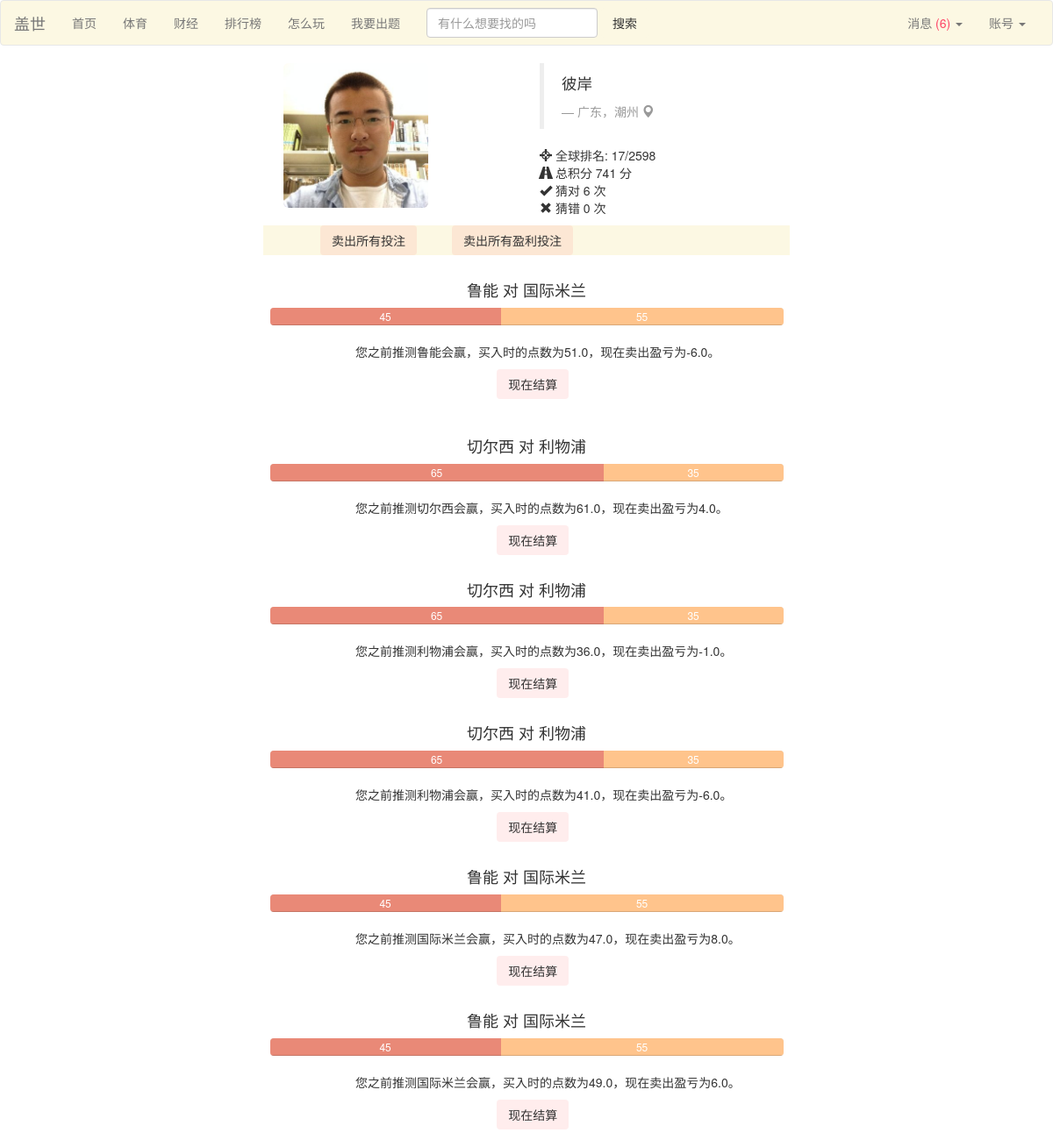
Screenshot of /profile (signed in) with the database file from the repository.
### Guess/models.py (models this page shows, shortened)
class Person(models.Model):
	user = models.OneToOneField(User)
	point = models.IntegerField(default=1000)
	expertise = models.TextField(default='N/A')
	win = models.IntegerField(default=0)
	lose = models.IntegerField(default=0)
	game = models.IntegerField(default=0)
	point_per_game = models.FloatField(default=0.0)
	index = models.IntegerField(default=0)
	rank = models.IntegerField(default=0)
	class Meta:
		ordering = ('point','point_per_game',)

class Betting(models.Model):
	better = models.ForeignKey(Person)
	game = models.ForeignKey(Game)
	side = models.BooleanField()  # True means home wins and vice versa
	num = models.IntegerField(default=1)
	outcome = models.BooleanField(default=False)
	price_at_buy = models.FloatField()
	price_at_sell = models.FloatField()
	cleared = models.BooleanField(default=False)  # cleared means the result of the betting has been updated to the person profile

class Game(models.Model):
	index = models.IntegerField()
	headline = models.TextField()
	begin = models.DateTimeField(auto_now_add=True)
	expire = models.DateTimeField()
	name_home = models.CharField(max_length=30)
	price_home = models.IntegerField(default=50)
	num_home = models.IntegerField(default=0)
	name_away = models.CharField(max_length=30)
	price_away = models.IntegerField(default=50)
	num_away = models.IntegerField(default=0)
	outcome = models.BooleanField(default=False)   # True means home wins and vice versa
	ended = models.BooleanField(default=False)
	event = models.IntegerField()
	is_primary = models.IntegerField(default=0)
	game_type = models.CharField(max_length=50)
	class Meta:
		ordering = ('expire',)

### Guess/views.py (the view)
# urls.py: url(r'^profile$', 'Guess.views.profile', name='profile'),
def profile(request):
	if not request.user.is_authenticated():
		return redirect(reverse('login'))
	person = Person.objects.get(user=request.user)
	bets = []
	for b in Betting.objects.filter(better=person, cleared=False):
		if not b.game.ended:
			bets.append(b)
		else:
			b.clear()
	if request.method == 'POST':
		if 'marked_all_as_read' in request.POST:
			marked_all_as_read(person)
		if 'sell_all' in request.POST:
			for b in bets:
				b.clear()
				Message.objects.create(owner=person, betting=b, verbal='cleared'+b.game.headline)
		elif 'sell_win_bets' in request.POST:
			for b in bets:
				if b.side and b.game.price_home > b.price_at_buy:
					b.clear()
					Message.objects.create(owner=person, betting=b, verbal='cleared'+b.game.headline)
				elif (not b.side) and b.game.price_away > b.price_at_buy:
					b.clear()
					Message.objects.create(owner=person, betting=b, verbal='cleared'+b.game.headline)
		else:
			for b in bets:
				if str(b.pk) in request.POST:
					b.clear()
					Message.objects.create(owner=person, betting=b, verbal='cleared'+b.game.headline)
					break
		return redirect(reverse('profile'))
	else:
		person = Person.objects.get(user=request.user)
		para = {}
		para['person'] = person
		para['bets'] = bets
		para = encap_para(para, person)
		return render(request,'profile.html', para)

### Guess/templatetags/profile_tag.py (called while the page is built)
@register.simple_tag()
def sub(value1, value2):
	return value1-value2

### Guess/views.py (called while the page is built)
def find_unread(person):
	return Message.objects.filter(owner=person, read=False)

def encap_para(para,person):
	messages = find_unread(person)
	para['unread'] = len(messages)
	para['messages'] = messages
	return para

### Guess/templates/profile.html (shortened to what this page needs)
{% load bootstrap3 %}
{% load profile_tag %}
{% include "nav_bar.html" %}
<div class="container">
    <div class="row">
        <div class="col-sm-2 col-md-2 col-md-offset-3">
            <img src="/static/images/me.jpg"
            alt="" class="img-rounded img-responsive" />
        </div>
        <div class="col-sm-4 col-md-4 col-md-offset-1">
            <blockquote>
                <p>彼岸</p> <small><cite title="Source Title">广东，潮州  <i class="glyphicon glyphicon-map-marker"></i></cite></small>
            </blockquote>
            <p> <i class="glyphicon glyphicon-screenshot"></i> 全球排名: 17/2598
                <br /> <i class="glyphicon glyphicon-road"></i> 总积分 {{ person.point }} 分
                <br /> <i class="glyphicon glyphicon-ok"></i> 猜对 {{ person.win }} 次
                <br /> <i class="glyphicon glyphicon-remove"></i> 猜错 {{ person.lose }} 次</p>
        </div>
    </div>
</div>
<form method="POST">
<div class="container col-md-6 col-md-offset-3">
    <div class = "row well-frame-c spacer">
        <div class="col-md-1 col-md-offset-1"><input class="btn button-clear" type="submit" value="卖出所有投注" name="sell_all" onclick="on_sell_all(event)"/></div>
        <div class="col-md-1 col-md-offset-2"><input class="btn button-clear" type="submit" value="卖出所有盈利投注" name="sell_win_bets" onclick="on_submit(event)"/></div>
     </div>
</div>
{% for b in bets %}
<div class = "row">
    <div class="col-md-6 col-md-offset-3">
        {% if b.game.game_type == "体育" %}
        <h4 class="text-center">{{ b.game.name_home }} 对 {{ b.game.name_away }}</h4>
        {% elif b.game.game_type == "财经" %}
        <h4 class="text-center">{{ b.game.headline }}{{ b.game.name_home }} 还是 {{ b.game.name_away }} ？</h4>
        {% endif %}
        <div class="progress">
            <div class="progress-bar progress-bar-c1" style="width: {{ b.game.price_home }}%">{{ b.game.price_home }}</div>
            <div class="progress-bar progress-bar-c2" style="width: {{ b.game.price_away }}%">{{ b.game.price_away }}</div>
        </div>
        <div class="col-md-offset-2">
        {% if b.game.is_primary and b.game.game_type == "体育" %}
            {% if b.side %}
                <div><p>您之前推测{{ b.game.name_home }}会赢，买入时的点数为{{ b.price_at_buy }}，现在卖出盈亏为{% sub b.game.price_home b.price_at_buy %}。</p></div>
            {% else %}
                <div><p>您之前推测{{ b.game.name_away }}会赢，买入时的点数为{{ b.price_at_buy }}，现在卖出盈亏为{% sub b.game.price_away b.price_at_buy %}。</p></div>
            {% endif %}
        {% elif b.game.game_type == "体育" %}
            {% if b.side %}
                <div><p>您之前认为“{{ b.game.headline }}”，买入时的点数为{{ b.price_at_buy }}，现在卖出盈亏为{% sub b.game.price_home b.price_at_buy %}。</p></div>
            {% else %}
                <div><p>您之前不认为“{{ b.game.headline }}”，买入时的点数为{{ b.price_at_buy }}，现在卖出盈亏为{% sub b.game.price_away b.price_at_buy %}。</p></div>
            {% endif %}
        {% elif b.game.game_type == "财经" %}
            {% if b.side %}
                <div><p>您之前认为“{{ b.game.name_home }}”，买入时的点数为{{ b.price_at_buy }}，现在卖出盈亏为{% sub b.game.price_home b.price_at_buy %}。</p></div>
            {% else %}
                <div><p>您之前认为“{{ b.game.name_away }}”，买入时的点数为{{ b.price_at_buy }}，现在卖出盈亏为{% sub b.game.price_away b.price_at_buy %}。</p></div>
            {% endif %}
        {% endif %}
        </div>
            <div class="col-md-1 col-md-offset-5 spacer"><input class="btn button-clear" type="submit" value="现在结算" name="{{ b.pk }}" onclick="on_submit(event)"/></div>
        </div>
</div>
</form>
{% endfor %}

### Guess/templates/profile.html (style rules this page uses)
.spacer { margin-bottom: 20px; }
.progress-bar-c1 { background: rgba(233, 137,119 , 1); }
.progress-bar-c2 { background: rgba(255,196,140,1); }
.button-clear { background: rgba(255,78,80,0.1); }
.well-frame-c { background: rgba(252,248,227,1); }

### rows the page displays
Person: point "741", win "6", lose "0"
Betting: game.name_home "鲁能", game.name_away "国际米兰", game.price_home "45", game.price_away "55", price_at_buy "51.0", game+price_at_buy "-6.0"
Betting: game.name_home "切尔西", game.name_away "利物浦", game.price_home "65", game.price_away "35", price_at_buy "61.0", game+price_at_buy "4.0"
Betting: game.name_home "切尔西", game.name_away "利物浦", game.price_home "65", game.price_away "35", price_at_buy "36.0", game+price_at_buy "-1.0"
Betting: game.name_home "切尔西", game.name_away "利物浦", game.price_home "65", game.price_away "35", price_at_buy "41.0", game+price_at_buy "-6.0"
Betting: game.name_home "鲁能", game.name_away "国际米兰", game.price_home "45", game.price_away "55", price_at_buy "47.0", game+price_at_buy "8.0"
Betting: game.name_home "鲁能", game.name_away "国际米兰", game.price_home "45", game.price_away "55", price_at_buy "49.0", game+price_at_buy "6.0"

### other values shown
{{ unread }} "6"
